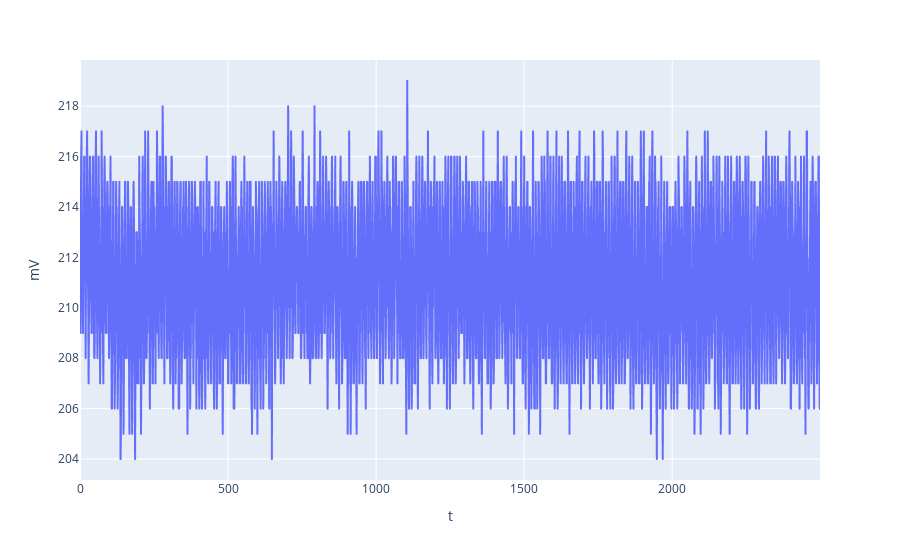

This figure's notebook cell:
### Code cell
ref = load('Person_C/Reference.csv')
mean_ref = np.mean(ref)
print(mean_ref)
plot(ref,'t','mV')

### Figure 1 — Plotly figure (JSON) as saved in the notebook; plotly's stock layout.template omitted (floating-point values rounded to 4 significant figures; data arrays with more than 128 entries replaced by an {"elided": "..."} marker saying what was removed)
{"data": [{"hovertemplate": "t=%{x}<br>mV=%{y}<extra></extra>", "legendgroup": "", "line": {"color": "#636efa", "dash": "solid"}, "marker": {"symbol": "circle"}, "mode": "lines", "name": "", "showlegend": false, "type": "scattergl", "x": {"elided": "2500 int values"}, "xaxis": "x", "y": {"elided": "2500 int values"}, "yaxis": "y"}], "layout": {"legend": {"tracegroupgap": 0}, "margin": {"t": 60}, "xaxis": {"anchor": "y", "domain": [0, 1], "title": {"text": "t"}}, "yaxis": {"anchor": "x", "domain": [0, 1], "title": {"text": "mV"}}}}
